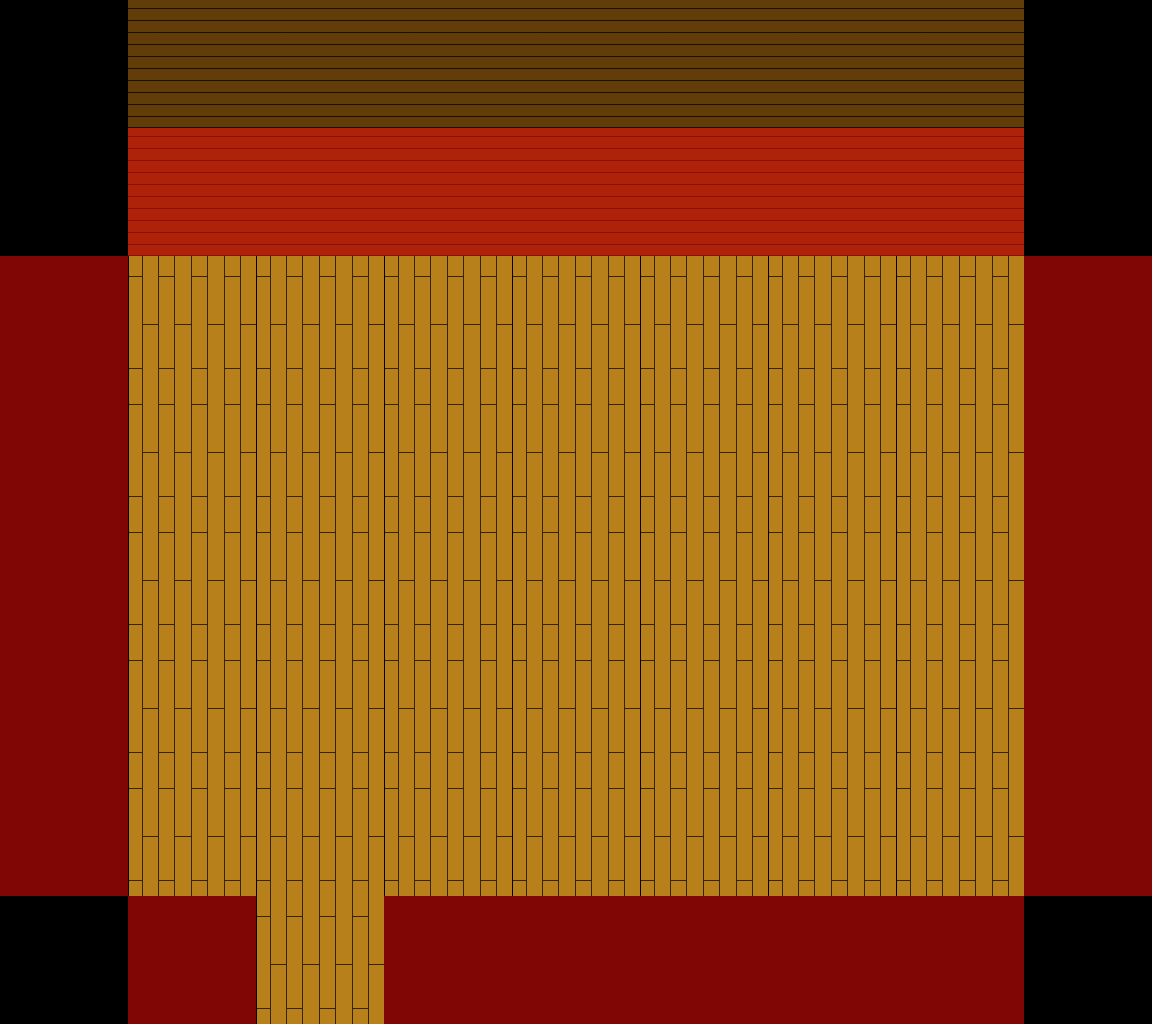

Tiled map render using the project's own tile images. Description and the whole map definition, tile-layer contents included, below:
An orthogonal 9x8 tile map with 128x128 px tiles, 2 tile layers (Tile Layer 1, Collision), 2 tilesets.

<map version="1.0" tiledversion="1.1.5" orientation="orthogonal" renderorder="left-down" width="9" height="8" tilewidth="128" tileheight="128" infinite="0" nextobjectid="1">
 <properties>
  <property name="unity:scale" type="float" value="0.0078125" />
 </properties>
 <tileset firstgid="1" source="Room Sprite 1.tsx" />
 <tileset firstgid="7" source="Collision.tsx" />
 <layer name="Tile Layer 1" width="9" height="8">
  <data encoding="csv">
0,6,6,6,6,6,6,6,0,
0,6,6,6,6,6,6,6,0,
0,5,5,5,5,5,5,5,0,
0,5,5,5,5,5,5,5,0,
0,5,5,5,5,5,5,5,0,
0,5,5,5,5,5,5,5,0,
0,5,5,5,5,5,5,5,0,
0,0,5,0,0,0,0,0,0
</data>
 </layer>
 <layer name="Collision" width="9" height="8">
  <data encoding="csv">
0,0,0,0,0,0,0,0,0,
0,7,7,7,7,7,7,7,0,
7,0,0,0,0,0,0,0,7,
7,0,0,0,0,0,0,0,7,
7,0,0,0,0,0,0,0,7,
7,0,0,0,0,0,0,0,7,
7,0,0,0,0,0,0,0,7,
0,7,0,7,7,7,7,7,0
</data>
 </layer>
</map>